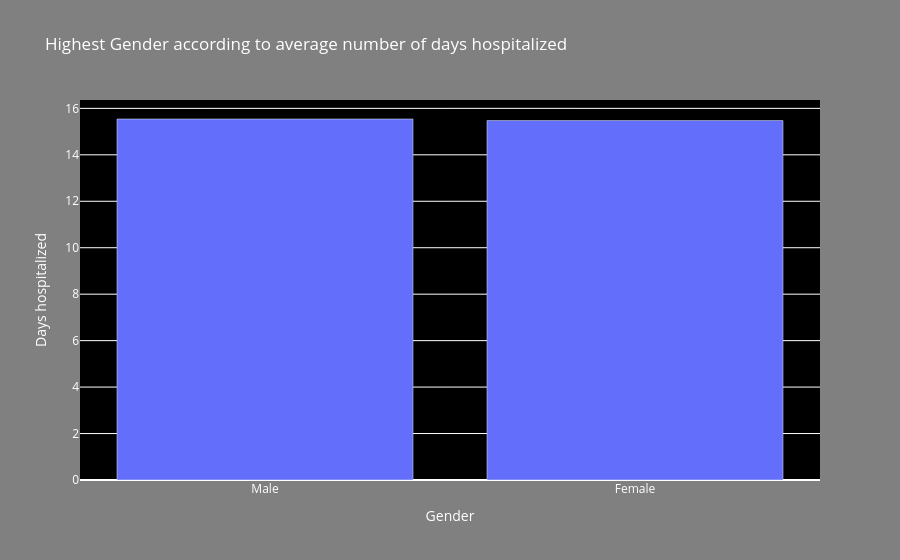
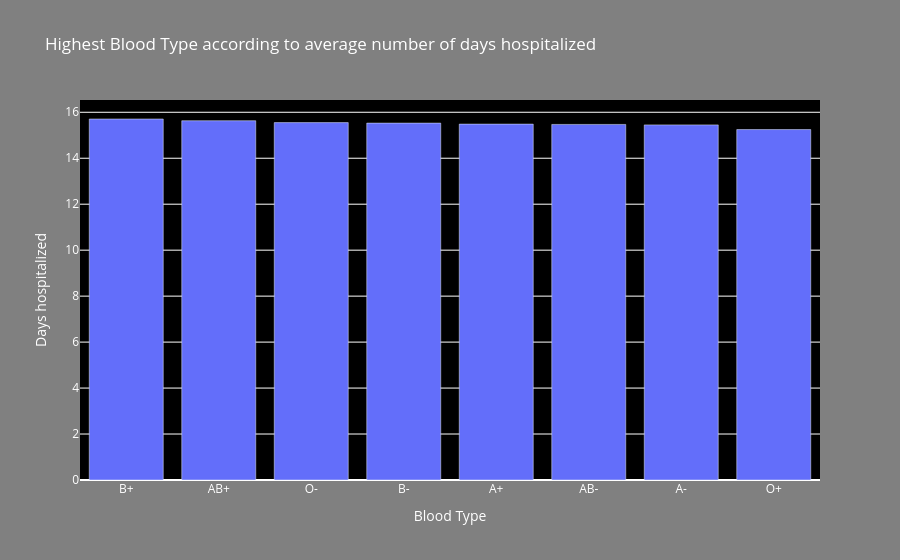
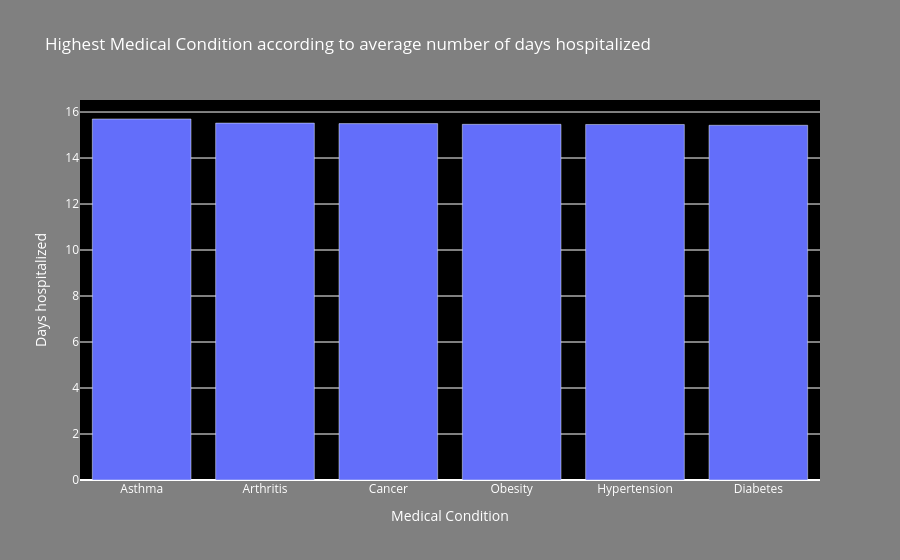
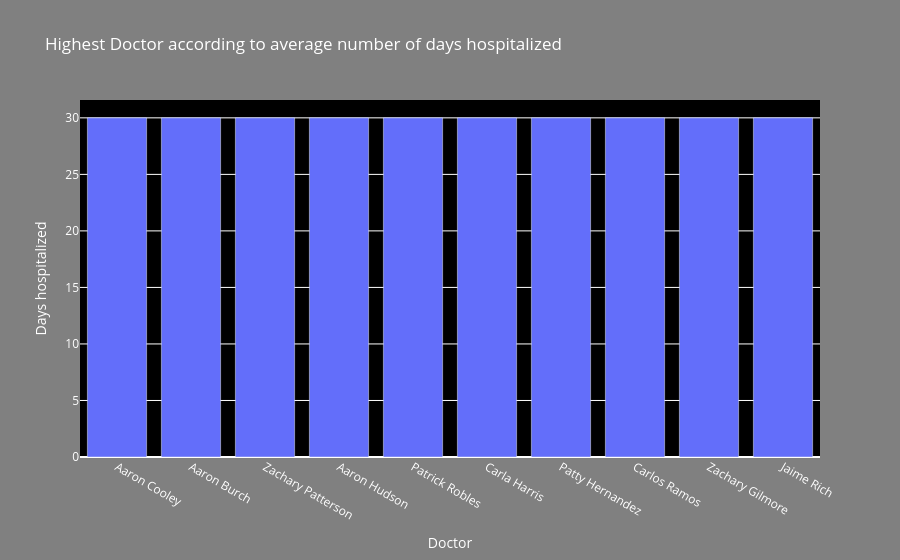

The notebook cell saved with these charts, in order:
### Code cell
# Highest 'Features' according to average number of days hospitalized

for i in cols:

    if i == 'Gender':

        char_bar = df.groupby(['Gender'])[['Days hospitalized']].mean().reset_index()
        char_bar = char_bar.sort_values(by=("Days hospitalized"), ascending=False)

        top = char_bar.head(10)
        fig = go.Figure()
        fig.add_trace(go.Bar(x=top['Gender'], y=top["Days hospitalized"]))

        fig.update_layout(title='Highest Gender according to average number of days hospitalized',
                          xaxis_title='Gender',
                          yaxis_title= "Days hospitalized",
                          plot_bgcolor='black',
                          paper_bgcolor='gray',
                          font=dict(color='white'))

        pyo.init_notebook_mode(connected=True)
        pyo.iplot(fig)

    else:
        char_bar = df.groupby([i])[['Days hospitalized']].mean().reset_index()
        char_bar = char_bar.sort_values(by=("Days hospitalized"), ascending=False)

        top = char_bar.head(10)
        fig = go.Figure()
        fig.add_trace(go.Bar(x=top[i], y=top['Days hospitalized']))

        fig.update_layout(title="Highest " + i + " according to average number of days hospitalized",
                          xaxis_title= i,
                          yaxis_title= "Days hospitalized",
                          plot_bgcolor='black',
                          paper_bgcolor='gray',
                          font=dict(color='white'))

        pyo.init_notebook_mode(connected=True)
        pyo.iplot(fig)

### Figure 1 — Plotly figure (JSON) as saved in the notebook; plotly's stock layout.template omitted (floating-point values rounded to 4 significant figures)
{"data": [{"x": ["Male", "Female"], "y": [15.54, 15.48], "type": "bar"}], "layout": {"font": {"color": "white"}, "paper_bgcolor": "gray", "plot_bgcolor": "black", "title": {"text": "Highest Gender according to average number of days hospitalized"}, "xaxis": {"title": {"text": "Gender"}}, "yaxis": {"title": {"text": "Days hospitalized"}}}}

### Figure 2 — Plotly figure (JSON) as saved in the notebook; plotly's stock layout.template omitted (floating-point values rounded to 4 significant figures)
{"data": [{"x": ["B+", "AB+", "O-", "B-", "A+", "AB-", "A-", "O+"], "y": [15.71, 15.63, 15.55, 15.53, 15.48, 15.47, 15.45, 15.25], "type": "bar"}], "layout": {"font": {"color": "white"}, "paper_bgcolor": "gray", "plot_bgcolor": "black", "title": {"text": "Highest Blood Type according to average number of days hospitalized"}, "xaxis": {"title": {"text": "Blood Type"}}, "yaxis": {"title": {"text": "Days hospitalized"}}}}

### Figure 3 — Plotly figure (JSON) as saved in the notebook; plotly's stock layout.template omitted (floating-point values rounded to 4 significant figures)
{"data": [{"x": ["Asthma", "Arthritis", "Cancer", "Obesity", "Hypertension", "Diabetes"], "y": [15.7, 15.52, 15.5, 15.46, 15.46, 15.42], "type": "bar"}], "layout": {"font": {"color": "white"}, "paper_bgcolor": "gray", "plot_bgcolor": "black", "title": {"text": "Highest Medical Condition according to average number of days hospitalized"}, "xaxis": {"title": {"text": "Medical Condition"}}, "yaxis": {"title": {"text": "Days hospitalized"}}}}

### Figure 4 — Plotly figure (JSON) as saved in the notebook; plotly's stock layout.template omitted (floating-point values rounded to 4 significant figures)
{"data": [{"x": ["Aaron Cooley", "Aaron Burch", "Zachary Patterson", "Aaron Hudson", "Patrick Robles", "Carla Harris", "Patty Hernandez", "Carlos Ramos", "Zachary Gilmore", "Jaime Rich"], "y": [30, 30, 30, 30, 30, 30, 30, 30, 30, 30], "type": "bar"}], "layout": {"font": {"color": "white"}, "paper_bgcolor": "gray", "plot_bgcolor": "black", "title": {"text": "Highest Doctor according to average number of days hospitalized"}, "xaxis": {"title": {"text": "Doctor"}}, "yaxis": {"title": {"text": "Days hospitalized"}}}}
